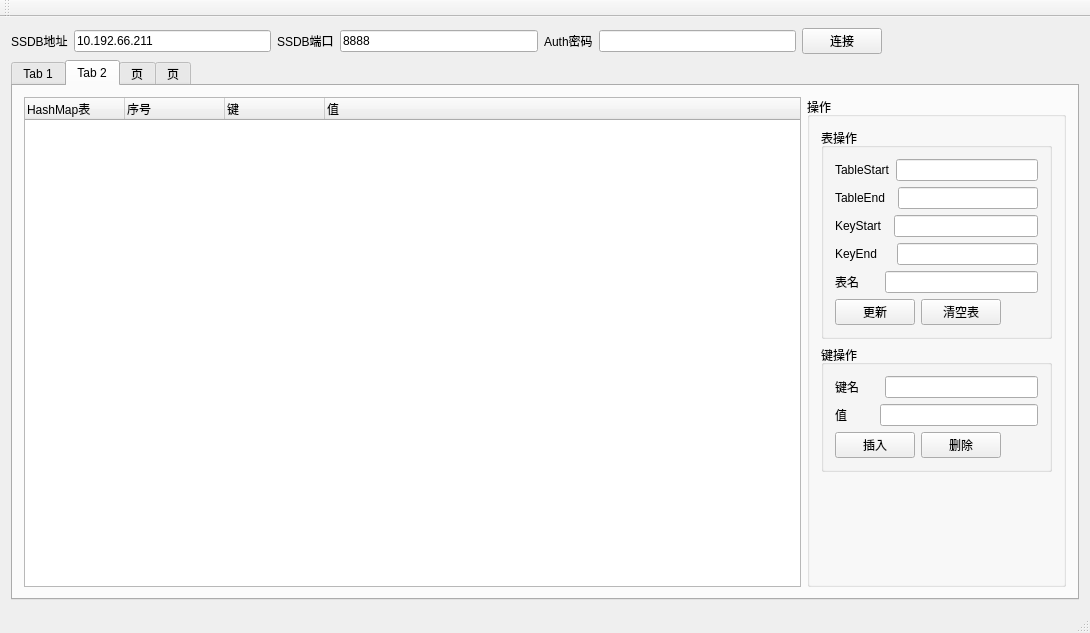
<?xml version="1.0" encoding="UTF-8"?>
<ui version="4.0">
 <class>MainWindow</class>
 <widget class="QMainWindow" name="MainWindow">
  <property name="geometry">
   <rect>
    <x>0</x>
    <y>0</y>
    <width>1090</width>
    <height>633</height>
   </rect>
  </property>
  <property name="windowTitle">
   <string>MainWindow</string>
  </property>
  <widget class="QWidget" name="centralWidget">
   <layout class="QGridLayout" name="gridLayout">
    <item row="0" column="0">
     <layout class="QHBoxLayout" name="horizontalLayout">
      <item>
       <widget class="QLabel" name="label">
        <property name="text">
         <string>SSDB地址</string>
        </property>
       </widget>
      </item>
      <item>
       <widget class="QLineEdit" name="lineEdit_host">
        <property name="text">
         <string>10.192.66.211</string>
        </property>
       </widget>
      </item>
      <item>
       <widget class="QLabel" name="label_2">
        <property name="text">
         <string>SSDB端口</string>
        </property>
       </widget>
      </item>
      <item>
       <widget class="QLineEdit" name="lineEdit_port">
        <property name="text">
         <string>8888</string>
        </property>
       </widget>
      </item>
      <item>
       <widget class="QLabel" name="label_3">
        <property name="text">
         <string>Auth密码</string>
        </property>
       </widget>
      </item>
      <item>
       <widget class="QLineEdit" name="lineEdit_passwd"/>
      </item>
      <item>
       <widget class="QPushButton" name="pushButton_connect">
        <property name="text">
         <string>连接</string>
        </property>
       </widget>
      </item>
      <item>
       <spacer name="horizontalSpacer">
        <property name="orientation">
         <enum>Qt::Horizontal</enum>
        </property>
        <property name="sizeHint" stdset="0">
         <size>
          <width>40</width>
          <height>20</height>
         </size>
        </property>
       </spacer>
      </item>
     </layout>
    </item>
    <item row="1" column="0">
     <widget class="QTabWidget" name="tabWidget_valueType">
      <property name="currentIndex">
       <number>1</number>
      </property>
      <widget class="QWidget" name="tab_keyValue">
       <property name="styleSheet">
        <string notr="true">键值对</string>
       </property>
       <attribute name="title">
        <string>Tab 1</string>
       </attribute>
       <layout class="QGridLayout" name="gridLayout_6">
        <item row="0" column="0">
         <layout class="QHBoxLayout" name="horizontalLayout_12" stretch="3,1">
          <item>
           <widget class="QTreeWidget" name="treeWidget_keyValue">
            <column>
             <property name="text">
              <string>序号</string>
             </property>
            </column>
            <column>
             <property name="text">
              <string>键</string>
             </property>
            </column>
            <column>
             <property name="text">
              <string>有效期</string>
             </property>
            </column>
            <column>
             <property name="text">
              <string>值</string>
             </property>
            </column>
           </widget>
          </item>
          <item>
           <widget class="QGroupBox" name="groupBox">
            <property name="title">
             <string>操作</string>
            </property>
            <layout class="QGridLayout" name="gridLayout_5">
             <item row="0" column="0">
              <widget class="QGroupBox" name="groupBox_2">
               <property name="title">
                <string>更新</string>
               </property>
               <layout class="QGridLayout" name="gridLayout_2">
                <item row="0" column="0">
                 <layout class="QVBoxLayout" name="verticalLayout">
                  <item>
                   <layout class="QHBoxLayout" name="horizontalLayout_2">
                    <item>
                     <widget class="QLabel" name="label_4">
                      <property name="text">
                       <string>KeyStart</string>
                      </property>
                     </widget>
                    </item>
                    <item>
                     <widget class="QLineEdit" name="lineEdit_keyValue_update_keyStart"/>
                    </item>
                   </layout>
                  </item>
                  <item>
                   <layout class="QHBoxLayout" name="horizontalLayout_3">
                    <item>
                     <widget class="QLabel" name="label_5">
                      <property name="text">
                       <string>KeyEnd  </string>
                      </property>
                     </widget>
                    </item>
                    <item>
                     <widget class="QLineEdit" name="lineEdit_keyValue_update_keyEnd"/>
                    </item>
                   </layout>
                  </item>
                  <item>
                   <layout class="QHBoxLayout" name="horizontalLayout_4">
                    <item>
                     <widget class="QLabel" name="label_6">
                      <property name="text">
                       <string>KeyLimit</string>
                      </property>
                     </widget>
                    </item>
                    <item>
                     <widget class="QLineEdit" name="lineEdit_keyValue_update_keyLimit">
                      <property name="text">
                       <string>100</string>
                      </property>
                     </widget>
                    </item>
                   </layout>
                  </item>
                  <item>
                   <layout class="QHBoxLayout" name="horizontalLayout_5">
                    <item>
                     <widget class="QPushButton" name="pushButton_keyValue_update">
                      <property name="text">
                       <string>更新</string>
                      </property>
                     </widget>
                    </item>
                    <item>
                     <spacer name="horizontalSpacer_3">
                      <property name="orientation">
                       <enum>Qt::Horizontal</enum>
                      </property>
                      <property name="sizeHint" stdset="0">
                       <size>
                        <width>40</width>
                        <height>20</height>
                       </size>
                      </property>
                     </spacer>
                    </item>
                   </layout>
                  </item>
                 </layout>
                </item>
               </layout>
              </widget>
             </item>
             <item row="2" column="0">
              <spacer name="verticalSpacer">
               <property name="orientation">
                <enum>Qt::Vertical</enum>
               </property>
               <property name="sizeHint" stdset="0">
                <size>
                 <width>20</width>
                 <height>56</height>
                </size>
               </property>
              </spacer>
             </item>
             <item row="1" column="0">
              <widget class="QGroupBox" name="groupBox_3">
               <property name="title">
                <string>插入</string>
               </property>
               <layout class="QGridLayout" name="gridLayout_3">
                <item row="0" column="0">
                 <layout class="QVBoxLayout" name="verticalLayout_2">
                  <item>
                   <layout class="QHBoxLayout" name="horizontalLayout_6">
                    <item>
                     <widget class="QLabel" name="label_7">
                      <property name="text">
                       <string>Key   </string>
                      </property>
                     </widget>
                    </item>
                    <item>
                     <widget class="QLineEdit" name="lineEdit_keyValue_insert_key"/>
                    </item>
                   </layout>
                  </item>
                  <item>
                   <layout class="QHBoxLayout" name="horizontalLayout_7">
                    <item>
                     <widget class="QLabel" name="label_8">
                      <property name="text">
                       <string>Value </string>
                      </property>
                     </widget>
                    </item>
                    <item>
                     <widget class="QLineEdit" name="lineEdit_keyValue_insert_value"/>
                    </item>
                   </layout>
                  </item>
                  <item>
                   <layout class="QHBoxLayout" name="horizontalLayout_8">
                    <item>
                     <widget class="QLabel" name="label_9">
                      <property name="text">
                       <string>Expire</string>
                      </property>
                     </widget>
                    </item>
                    <item>
                     <widget class="QLineEdit" name="lineEdit_keyValue_insert_expire"/>
                    </item>
                   </layout>
                  </item>
                  <item>
                   <layout class="QHBoxLayout" name="horizontalLayout_9">
                    <item>
                     <widget class="QPushButton" name="pushButton_keyValue_insert">
                      <property name="text">
                       <string>插入</string>
                      </property>
                     </widget>
                    </item>
                    <item>
                     <widget class="QPushButton" name="pushButton_keyValue_delete">
                      <property name="text">
                       <string>删除</string>
                      </property>
                     </widget>
                    </item>
                    <item>
                     <spacer name="horizontalSpacer_5">
                      <property name="orientation">
                       <enum>Qt::Horizontal</enum>
                      </property>
                      <property name="sizeHint" stdset="0">
                       <size>
                        <width>40</width>
                        <height>20</height>
                       </size>
                      </property>
                     </spacer>
                    </item>
                   </layout>
                  </item>
                 </layout>
                </item>
               </layout>
              </widget>
             </item>
            </layout>
           </widget>
          </item>
         </layout>
        </item>
       </layout>
      </widget>
      <widget class="QWidget" name="tab_hashMap">
       <attribute name="title">
        <string>Tab 2</string>
       </attribute>
       <layout class="QGridLayout" name="gridLayout_9">
        <item row="0" column="0">
         <layout class="QHBoxLayout" name="horizontalLayout_21" stretch="3,1">
          <item>
           <widget class="QTreeWidget" name="treeWidget_hashMap">
            <column>
             <property name="text">
              <string>HashMap表</string>
             </property>
            </column>
            <column>
             <property name="text">
              <string>序号</string>
             </property>
            </column>
            <column>
             <property name="text">
              <string>键</string>
             </property>
            </column>
            <column>
             <property name="text">
              <string>值</string>
             </property>
            </column>
           </widget>
          </item>
          <item>
           <widget class="QGroupBox" name="groupBox_4">
            <property name="title">
             <string>操作</string>
            </property>
            <layout class="QGridLayout" name="gridLayout_8">
             <item row="0" column="0">
              <widget class="QGroupBox" name="groupBox_5">
               <property name="title">
                <string>表操作</string>
               </property>
               <layout class="QGridLayout" name="gridLayout_4">
                <item row="0" column="0">
                 <layout class="QHBoxLayout" name="horizontalLayout_16">
                  <item>
                   <widget class="QLabel" name="label_11">
                    <property name="text">
                     <string>TableStart</string>
                    </property>
                   </widget>
                  </item>
                  <item>
                   <widget class="QLineEdit" name="lineEdit_hashMap_tableStart"/>
                  </item>
                 </layout>
                </item>
                <item row="1" column="0">
                 <layout class="QHBoxLayout" name="horizontalLayout_17">
                  <item>
                   <widget class="QLabel" name="label_12">
                    <property name="text">
                     <string>TableEnd  </string>
                    </property>
                   </widget>
                  </item>
                  <item>
                   <widget class="QLineEdit" name="lineEdit_hashMap_tableEnd"/>
                  </item>
                 </layout>
                </item>
                <item row="2" column="0">
                 <layout class="QHBoxLayout" name="horizontalLayout_18">
                  <item>
                   <widget class="QLabel" name="label_16">
                    <property name="text">
                     <string>KeyStart  </string>
                    </property>
                   </widget>
                  </item>
                  <item>
                   <widget class="QLineEdit" name="lineEdit_hashMap_keyStart"/>
                  </item>
                 </layout>
                </item>
                <item row="3" column="0">
                 <layout class="QHBoxLayout" name="horizontalLayout_19">
                  <item>
                   <widget class="QLabel" name="label_17">
                    <property name="text">
                     <string>KeyEnd    </string>
                    </property>
                   </widget>
                  </item>
                  <item>
                   <widget class="QLineEdit" name="lineEdit_hashMap_keyEnd"/>
                  </item>
                 </layout>
                </item>
                <item row="4" column="0">
                 <layout class="QHBoxLayout" name="horizontalLayout_20">
                  <item>
                   <widget class="QLabel" name="label_18">
                    <property name="text">
                     <string>表名      </string>
                    </property>
                   </widget>
                  </item>
                  <item>
                   <widget class="QLineEdit" name="lineEdit_hashMap_tableName"/>
                  </item>
                 </layout>
                </item>
                <item row="5" column="0">
                 <layout class="QHBoxLayout" name="horizontalLayout_10">
                  <item>
                   <widget class="QPushButton" name="pushButton_hashMap_updateTable">
                    <property name="text">
                     <string>更新</string>
                    </property>
                   </widget>
                  </item>
                  <item>
                   <widget class="QPushButton" name="pushButton_hashMap_clearTable">
                    <property name="text">
                     <string>清空表</string>
                    </property>
                   </widget>
                  </item>
                  <item>
                   <spacer name="horizontalSpacer_2">
                    <property name="orientation">
                     <enum>Qt::Horizontal</enum>
                    </property>
                    <property name="sizeHint" stdset="0">
                     <size>
                      <width>40</width>
                      <height>20</height>
                     </size>
                    </property>
                   </spacer>
                  </item>
                 </layout>
                </item>
               </layout>
              </widget>
             </item>
             <item row="1" column="0">
              <widget class="QGroupBox" name="groupBox_6">
               <property name="title">
                <string>键操作</string>
               </property>
               <layout class="QGridLayout" name="gridLayout_7">
                <item row="2" column="0">
                 <layout class="QHBoxLayout" name="horizontalLayout_11">
                  <item>
                   <widget class="QPushButton" name="pushButton_hashMap_keyInsert">
                    <property name="text">
                     <string>插入</string>
                    </property>
                   </widget>
                  </item>
                  <item>
                   <widget class="QPushButton" name="pushButton_hashMap_keyDelete">
                    <property name="text">
                     <string>删除</string>
                    </property>
                   </widget>
                  </item>
                  <item>
                   <spacer name="horizontalSpacer_4">
                    <property name="orientation">
                     <enum>Qt::Horizontal</enum>
                    </property>
                    <property name="sizeHint" stdset="0">
                     <size>
                      <width>40</width>
                      <height>20</height>
                     </size>
                    </property>
                   </spacer>
                  </item>
                 </layout>
                </item>
                <item row="0" column="0">
                 <layout class="QHBoxLayout" name="horizontalLayout_14">
                  <item>
                   <widget class="QLabel" name="label_14">
                    <property name="text">
                     <string>键名      </string>
                    </property>
                   </widget>
                  </item>
                  <item>
                   <widget class="QLineEdit" name="lineEdit_hashMap_keyName"/>
                  </item>
                 </layout>
                </item>
                <item row="1" column="0">
                 <layout class="QHBoxLayout" name="horizontalLayout_15">
                  <item>
                   <widget class="QLabel" name="label_15">
                    <property name="text">
                     <string>值        </string>
                    </property>
                   </widget>
                  </item>
                  <item>
                   <widget class="QLineEdit" name="lineEdit_hashMap_keyValue"/>
                  </item>
                 </layout>
                </item>
               </layout>
              </widget>
             </item>
             <item row="2" column="0">
              <spacer name="verticalSpacer_2">
               <property name="orientation">
                <enum>Qt::Vertical</enum>
               </property>
               <property name="sizeHint" stdset="0">
                <size>
                 <width>20</width>
                 <height>125</height>
                </size>
               </property>
              </spacer>
             </item>
            </layout>
           </widget>
          </item>
         </layout>
        </item>
       </layout>
      </widget>
      <widget class="QWidget" name="tab_3">
       <attribute name="title">
        <string>页</string>
       </attribute>
      </widget>
      <widget class="QWidget" name="tab_4">
       <attribute name="title">
        <string>页</string>
       </attribute>
      </widget>
     </widget>
    </item>
   </layout>
  </widget>
  <widget class="QMenuBar" name="menuBar">
   <property name="geometry">
    <rect>
     <x>0</x>
     <y>0</y>
     <width>1090</width>
     <height>23</height>
    </rect>
   </property>
  </widget>
  <widget class="QToolBar" name="mainToolBar">
   <attribute name="toolBarArea">
    <enum>TopToolBarArea</enum>
   </attribute>
   <attribute name="toolBarBreak">
    <bool>false</bool>
   </attribute>
  </widget>
  <widget class="QStatusBar" name="statusBar"/>
 </widget>
 <layoutdefault spacing="6" margin="11"/>
 <resources/>
 <connections/>
</ui>
